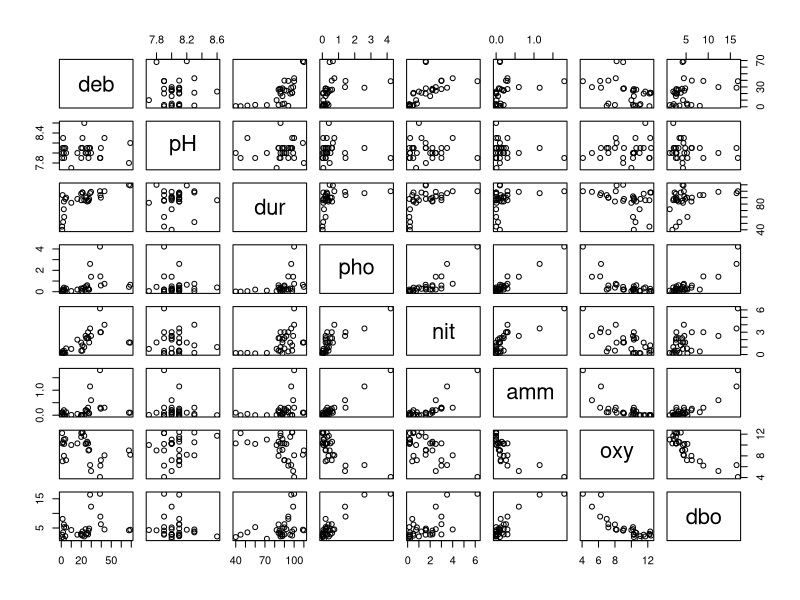
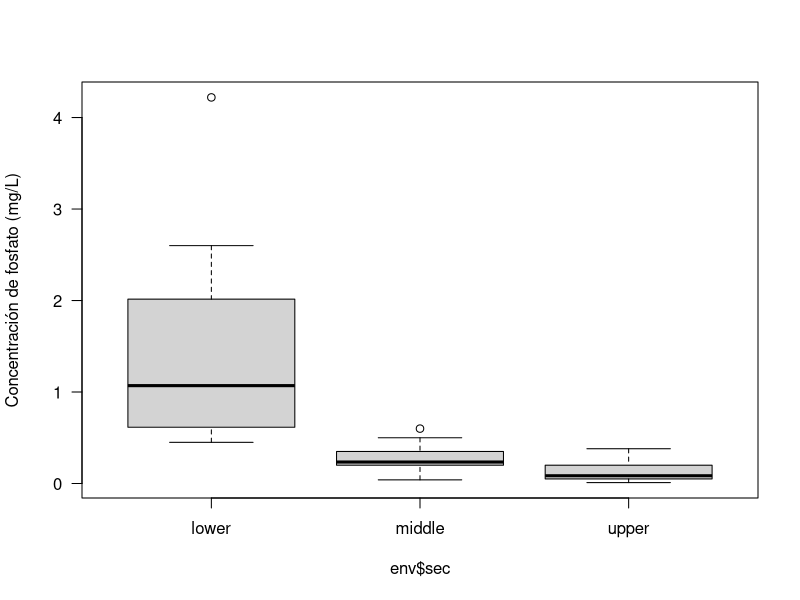
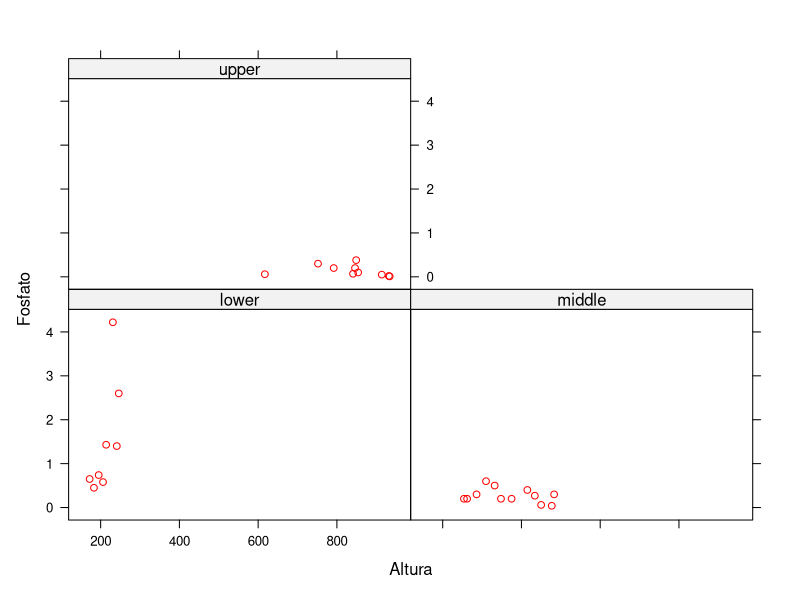

The R script that drew these images, in order: (Note: this script raises an error after producing the figures.)
## ---- chunk 1
env <- read.table("4-Datos/DoubsEnv.csv", sep=",", header=T, as.is=T)
colores <- c("red", "green", "blue")
pairs(env[ ,7:14])
## ---- chunk 2
dev.off()
## ---- chunk 3
# x11()
boxplot(env$pho ~ env$sec, ylab = "Concentración de fosfato (mg/L)", yaxt= "n")
axis(side=2, las=2)
## ---- chunk 4
dev.off()
## ---- chunk 5
library(lattice)
# x11()
par(mfrow= c(2,2))
xyplot(env$pho ~ env$alt | env$sec, main= "", xlab= "Altura", ylab="Fosfato", col="red")
dev.off()
## ---- chunk 6
dev.off()
## ---- chunk 7
library(lattice)
x11()
par(mfrow= c(2,2))
coplot(env$amm ~ env$pho | env$alt, overlap= 0.1, show.given = T, ylab="Amonio", xlab = c("Fosfato", "Altura") )
dev.off()
## ---- chunk 8
dev.off()
## ---- chunk 9
rm( list = ls() ) #eliminemos primero todos los objetos
## ---- chunk 10
    x <- runif(100,10, 100)
    y <- rnorm(100, 10 ,100)
  	z <- seq(0,200, 2)
		g  <- sample(letters,100, T)

		tabla <- data.frame(x,y,g)
		matriz <- matrix(c(x,y,g), ncol=3)
		lista <- list(tabla, matriz)
